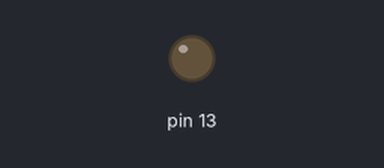
Bench run of a sketch on a simulated Arduino Uno, built with avr-gcc and run on an emulated ATmega328P. Shown: output pins drawn as LEDs (lit = HIGH).

Above: at 0.2 s.
At 5.48 s:
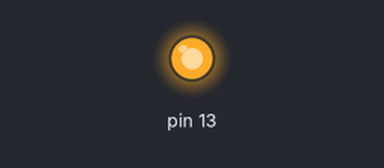
Timing chart, 0 to 6.0 s (numbered marks = the images above):
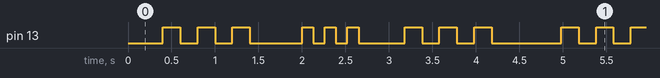

The sketch:

Blink.ino
```cpp
void setup() {
  // put your setup code here, to run once:
  pinMode(13, OUTPUT);
}

void loop() {
  // put your main code here, to run repeatedly:

//  digitalWrite(13, HIGH);
//  delay(900000);


//  delay(90000000000);

  int blinkDelay = 400;
  int slowBlink = 200;
  int fastBlink = 130;

  delay(blinkDelay);

  digitalWrite(13, HIGH);
  delay(slowBlink);
  digitalWrite(13, LOW);
  delay(slowBlink);
  digitalWrite(13, HIGH);
  delay(slowBlink);
  digitalWrite(13, LOW);
  delay(slowBlink);
  digitalWrite(13, HIGH);
  delay(slowBlink);
  digitalWrite(13, LOW);
  delay(slowBlink);

  delay(blinkDelay);

  digitalWrite(13, HIGH);
  delay(fastBlink);
  digitalWrite(13, LOW);
  delay(fastBlink);
  digitalWrite(13, HIGH);
  delay(fastBlink);
  digitalWrite(13, LOW);
  delay(fastBlink);
  digitalWrite(13, HIGH);
  delay(fastBlink);
  digitalWrite(13, LOW);
  delay(fastBlink);

  delay(blinkDelay);

  digitalWrite(13, HIGH);
  delay(slowBlink);
  digitalWrite(13, LOW);
  delay(slowBlink);
  digitalWrite(13, HIGH);
  delay(slowBlink);
  digitalWrite(13, LOW);
  delay(slowBlink);
  digitalWrite(13, HIGH);
  delay(slowBlink);
  digitalWrite(13, LOW);

  delay(blinkDelay);
}
```

Measured:
- by itself, pin 13: repeats every 4.6 s: 2 × (LOW 0.20 s, HIGH 0.20 s), LOW 0.60 s, 2 × (HIGH 0.13 s, LOW 0.13 s), HIGH 0.13 s, LOW 0.53 s, 2 × (HIGH 0.20 s, LOW 0.20 s), HIGH 0.20 s, LOW 0.80 s, HIGH 0.20 s
- by itself, everything shown: repeats every 4.6 s, in 18 steps
